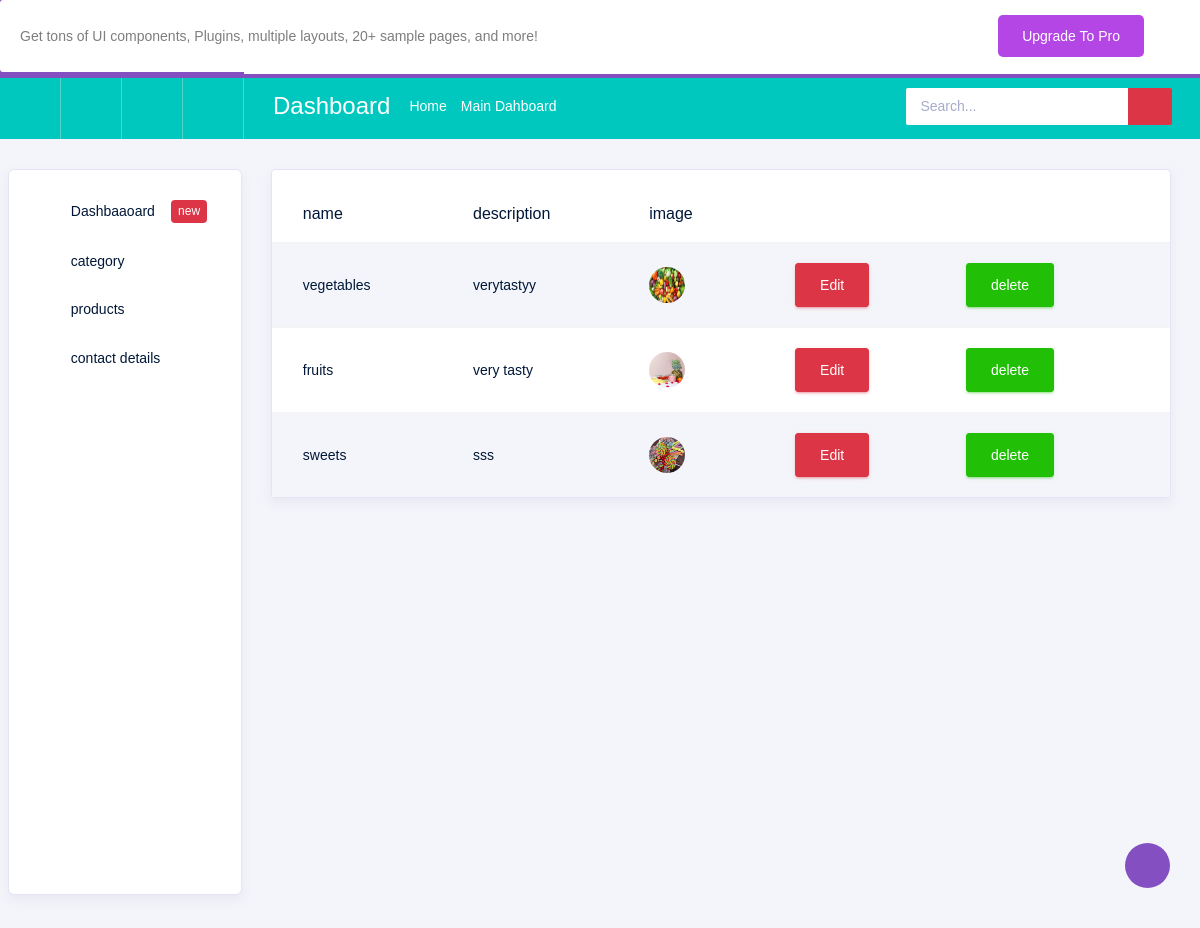
The app's page /Backend/display_category/ with its own data.
### Backend/models.py (models this page shows)
class categorydb(models.Model):
    CATEGORYNAME=models.CharField(max_length=100,null=True,blank=True)
    CATEGORYDESCRIPTION = models.CharField(max_length=100, null=True, blank=True)
    CATEGORYIMAGE = models.ImageField(upload_to="productimage", null=True, blank=True)

### Backend/views.py (the view)
# urls.py: path('display_category/', views.display_category, name="display_category"),
def display_category(req):
    data=categorydb.objects.all()
    return render(req,"display_category.html",{'data':data})

### Backend/templates/display_category.html (shortened to what this page needs)
<!DOCTYPE html>
{% extends 'index.html' %}
{% block content %}
<html lang="en">
<head>
</head>
<body >
<div class="row">
            <div class="col-md-12">
              <div class="card">
                <div class="table-responsive pt-3">
                  <table class="table table-striped project-orders-table">
                    <thead>
                      <tr>
                        <th>name</th>
                        <th>description</th>
                        <th>image</th>
                      </tr>
                    </thead>
                    <tbody>
                    {% for d in data %}
                      <tr>
                        <td>{{d.CATEGORYNAME}}</td>
                        <td>{{d.CATEGORYDESCRIPTION}} </td>
                        <td>
                          <img src="{{d.CATEGORYIMAGE.url}}" width="100px" height="100px">
                        </td>
                        <td>
                          <a href="{% url 'edit_category' edit_id=d.id %}">
                          <button type="button" class="btn btn-danger" >Edit</button>
                            </a>
                        </td>
                        <td>
                          <a href="{% url 'delete_category' del_id=d.id %}">
                          <button type="button" class="btn btn-success">delete</button>
                            </a>
                        </td>
                      </tr>
                    {% endfor %}
                    </tbody>
                  </table>
                </div>
              </div>
            </div>
          </div>
</body>
</html>
{% endblock %}

### records on screen
categorydb: CATEGORYNAME "vegetables", CATEGORYDESCRIPTION "verytastyy", CATEGORYIMAGE (picture)
categorydb: CATEGORYNAME "fruits", CATEGORYDESCRIPTION "very tasty", CATEGORYIMAGE (picture)
categorydb: CATEGORYNAME "sweets", CATEGORYDESCRIPTION "sss", CATEGORYIMAGE (picture)
